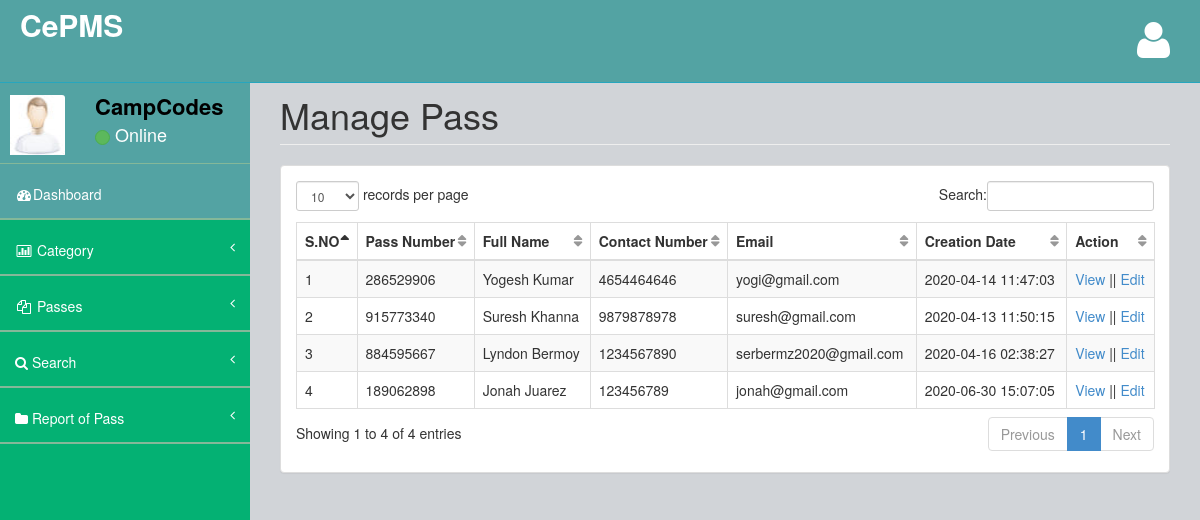
Page /admin/manage-pass.php (signed in) on the committed database.
### tables this page shows
CREATE TABLE `tblpass` (
  `ID` int(10) NOT NULL,
  `PassNumber` varchar(200) DEFAULT NULL,
  `FullName` varchar(200) DEFAULT NULL,
  `ContactNumber` bigint(10) DEFAULT NULL,
  `Email` varchar(200) DEFAULT NULL,
  `IdentityType` varchar(200) DEFAULT NULL,
  `IdentityCardno` varchar(200) DEFAULT NULL,
  `Category` varchar(100) DEFAULT NULL,
  `FromDate` varchar(200) DEFAULT NULL,
  `ToDate` varchar(200) DEFAULT NULL,
  `PasscreationDate` timestamp NULL DEFAULT current_timestamp()
);

### admin/manage-pass.php (the view, shortened to what this page needs)
<?php
include('includes/dbconnection.php');
if (strlen($_SESSION['cpmsaid']==0)) {
  header('location:logout.php');
  } else{
  ?>
<!DOCTYPE html>
<html>
<head>
    <link href="assets/plugins/bootstrap/bootstrap.css" rel="stylesheet" />
    <link href="assets/font-awesome/css/font-awesome.css" rel="stylesheet" />
    <link href="assets/plugins/pace/pace-theme-big-counter.css" rel="stylesheet" />
  <link href="assets/css/style.css" rel="stylesheet" />
      <link href="assets/css/main-style.css" rel="stylesheet" />
    <link href="assets/plugins/dataTables/dataTables.bootstrap.css" rel="stylesheet" />
</head>
<body>
    <div id="wrapper">
       <?php include_once('includes/header.php');?>
        <?php include_once('includes/sidebar.php');?>
        <div id="page-wrapper">
            <div class="row">
                <div class="col-lg-12">
                    <h1 class="page-header">Manage Pass</h1>
                </div>
            </div>
            <div class="row">
                <div class="col-lg-12">
                    <div class="panel panel-default">
                        <div class="panel-body">
                            <div class="table-responsive">
                                <table class="table table-striped table-bordered table-hover" id="dataTables-example">
                                    <thead>
                                        <tr>
                                            <th>S.NO</th>
                                           <th>Pass Number</th>
                                            <th>Full Name</th>
                                            <th>Contact Number</th>
                                            <th>Email</th>
                                            <th>Creation Date</th>
                                            <th>Action</th>
                                        </tr>
                                    </thead>
                                    <tbody>
                                        <?php
$sql="SELECT * from tblpass";
$query = $dbh -> prepare($sql);
$query->execute();
$results=$query->fetchAll(PDO::FETCH_OBJ);
$cnt=1;
if($query->rowCount() > 0)
{
foreach($results as $row)
{               ?>
                                       <tr>
                  <td><?php echo htmlentities($cnt);?></td>
                  <td><?php  echo htmlentities($row->PassNumber);?></td>
                  <td><?php  echo htmlentities($row->FullName);?></td>
                  <td><?php  echo htmlentities($row->ContactNumber);?></td>
                  <td><?php  echo htmlentities($row->Email);?></td>
                  <td><?php  echo htmlentities($row->PasscreationDate);?></td>
                  <td><a href="view-pass-detail.php?viewid=<?php echo htmlentities ($row->ID);?>">View</a>  ||  <a href="edit-pass-detail.php?editid=<?php echo htmlentities ($row->ID);?>">Edit</a></td>
                </tr>
               <?php $cnt=$cnt+1;}} ?>
                                    </tbody>
                                </table>
                            </div>
                        </div>
                    </div>
                </div>
            </div>
        </div>
    </div>
</body>
</html>
<?php }  ?>

### admin/includes/sidebar.php (shortened to what this page needs)
<?php
include('includes/dbconnection.php');
?>
        <nav class="navbar-default navbar-static-side" role="navigation">
            <div class="sidebar-collapse">
                <ul class="nav" id="side-menu">
                    <li>
                        <div class="user-section">
                            <div class="user-section-inner">
                                <img src="assets/img/user.jpg" alt="">
                            </div>
                            <div class="user-info">
                                <?php
$aid=$_SESSION['cpmsaid'];
$sql="SELECT AdminName from  tbladmin where ID=:aid";
$query = $dbh -> prepare($sql);
$query->bindParam(':aid',$aid,PDO::PARAM_STR);
$query->execute();
$results=$query->fetchAll(PDO::FETCH_OBJ);
$cnt=1;
if($query->rowCount() > 0)
{
foreach($results as $row)
{               ?>
                                <div><strong><?php  echo $row->AdminName;?></strong></div>
                                <div class="user-text-online">
                                    <span class="user-circle-online btn btn-success btn-circle "></span>&nbsp;Online
                                </div>
                            </div>
                            <?php $cnt=$cnt+1;}} ?>
                        </div>
                    </li>
                    <li class="selected">
                        <a href="dashboard.php"><i class="fa fa-dashboard fa-fw"></i>Dashboard</a>
                    </li>
                    <li>
                        <a href="#"><i class="fa fa-bar-chart-o fa-fw"></i> Category<span class="fa arrow"></span></a>
                    </li>
                    <li>
                        <a href="#"><i class="fa fa-files-o fa-fw"></i> Passes<span class="fa arrow"></span></a>
                    </li>
                    <li>
                        <a href="search-pass.php"><i class="fa fa-search"></i>  Search<span class="fa arrow"></span></a>
                        </li>
                        <li>
                        <a href="pass-bwdates-report.php"><i class="fa fa-folder"></i>  Report of Pass<span class="fa arrow"></span></a>
                        </li>
                </ul>
            </div>
        </nav>

### admin/assets/css/style.css (style rules this page uses)
body { background-color: #f8f8f8; }
#wrapper { width: 100%; margin-top: 55px!important; background-color:#04B173; }
#page-wrapper { padding: 0 15px; min-height: 568px; background-color:rgb(209, 212, 216); }
.navbar-static-side ul li { border-bottom:1px solid #84B899 !important; }
.arrow { float: right; }
.fa.arrow:before { content: "\f104"; }
@media (min-width:768px) { .navbar-static-side { z-index: 1; position: absolute; width: 250px; } }
table.dataTable thead .sorting, table.dataTable thead .sorting_asc:after, table.dataTable thead .sorting_desc, table.dataTable thead .sorting_asc_disabled, table.dataTable thead .sorting_desc_disabled { background: transparent; }
table.dataTable thead .sorting_asc:after { content: "\f0de"; float: right; font-family: fontawesome; }
table.dataTable thead .sorting:after { content: "\f0dc"; float: right; font-family: fontawesome; color: rgba(50,50,50,.5); }
.btn-circle { width: 30px; height: 30px; padding: 6px 0; border-radius: 15px; text-align: center; font-size: 12px; line-height: 1.428571429; }

### admin/assets/css/main-style.css (style rules this page uses)
.user-section-inner { height: 65px; width: 65px; -moz-border-radius: 3px; -webkit-border-radius: 3px; border-radius: 3px; overflow: hidden; display: inline-block; float: left; margin-right: 15px; margin-top: 20px; }
.user-section-inner img { margin-left:10px; width:55px; height:60px; }
.user-info { display: block; color:#000!important; display: inline-block; padding: 15px; margin-bottom: 0px }
.user-text-online { font-size:18px; color:#fff }
.user-circle-online { width: 15px!important; height: 15px!important; }
.nav > li > a { padding: 20px 15px; }
#side-menu { background-color:#04B173; }
#side-menu a { color:#fff; border-bottom: 1px solid #84B899 !important; height: 55px; }
.selected { background-color:rgb(83, 163, 163); }
.navbar-default { border-color: #27A6BE; }
@media (min-width:768px) { #page-wrapper { position: inherit; margin: 0 0 0 250px; padding: 0 30px; min-height: 1000px; } }

### rows in the picture
tblpass: PassNumber "286529906", FullName "Yogesh Kumar", ContactNumber "4654464646", Email "yogi@gmail.com", PasscreationDate "2020-04-14 11:47:03"
tblpass: PassNumber "915773340", FullName "Suresh Khanna", ContactNumber "9879878978", Email "suresh@gmail.com", PasscreationDate "2020-04-13 11:50:15"
tblpass: PassNumber "884595667", FullName "Lyndon Bermoy", ContactNumber "1234567890", Email "serbermz2020@gmail.com", PasscreationDate "2020-04-16 02:38:27"
tblpass: PassNumber "189062898", FullName "Jonah Juarez", ContactNumber "123456789", Email "jonah@gmail.com", PasscreationDate "2020-06-30 15:07:05"

### other values in the picture
$row->AdminName "CampCodes"
